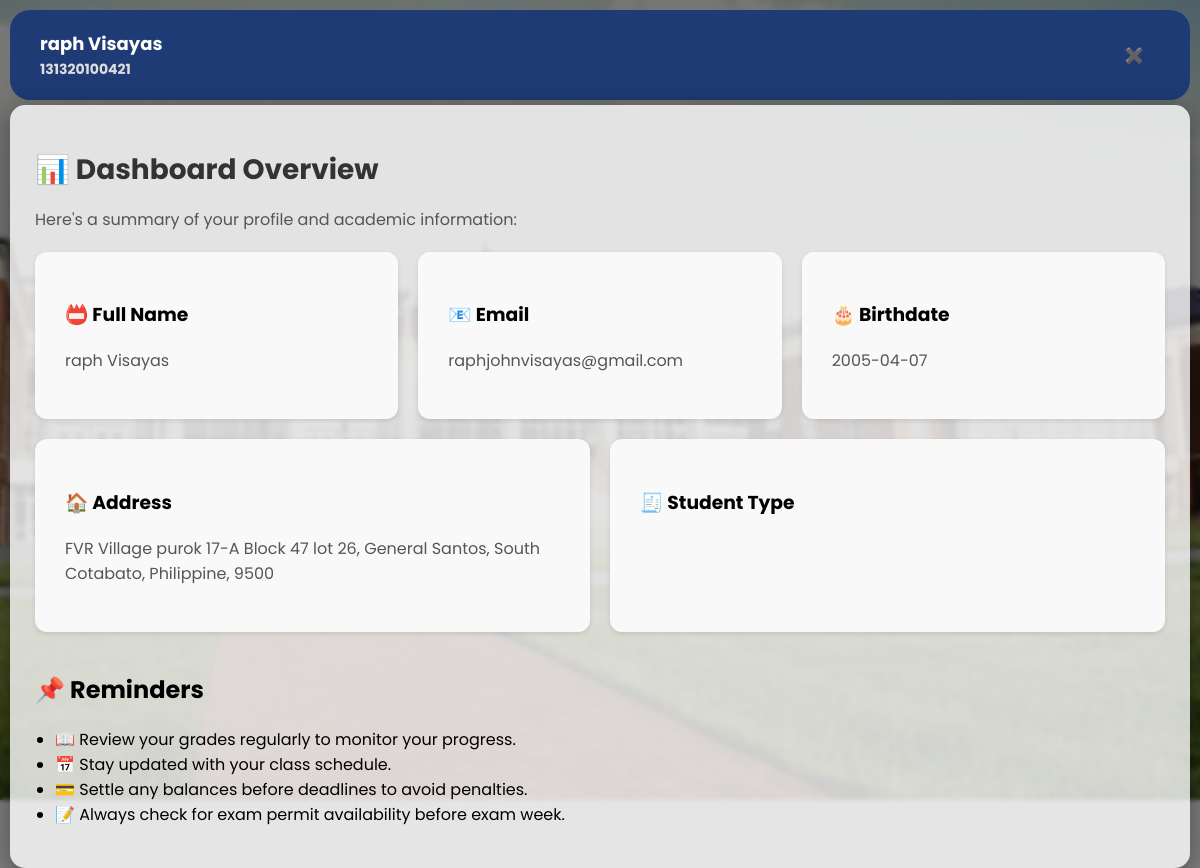
The app's page /overview.php (signed in), older data.
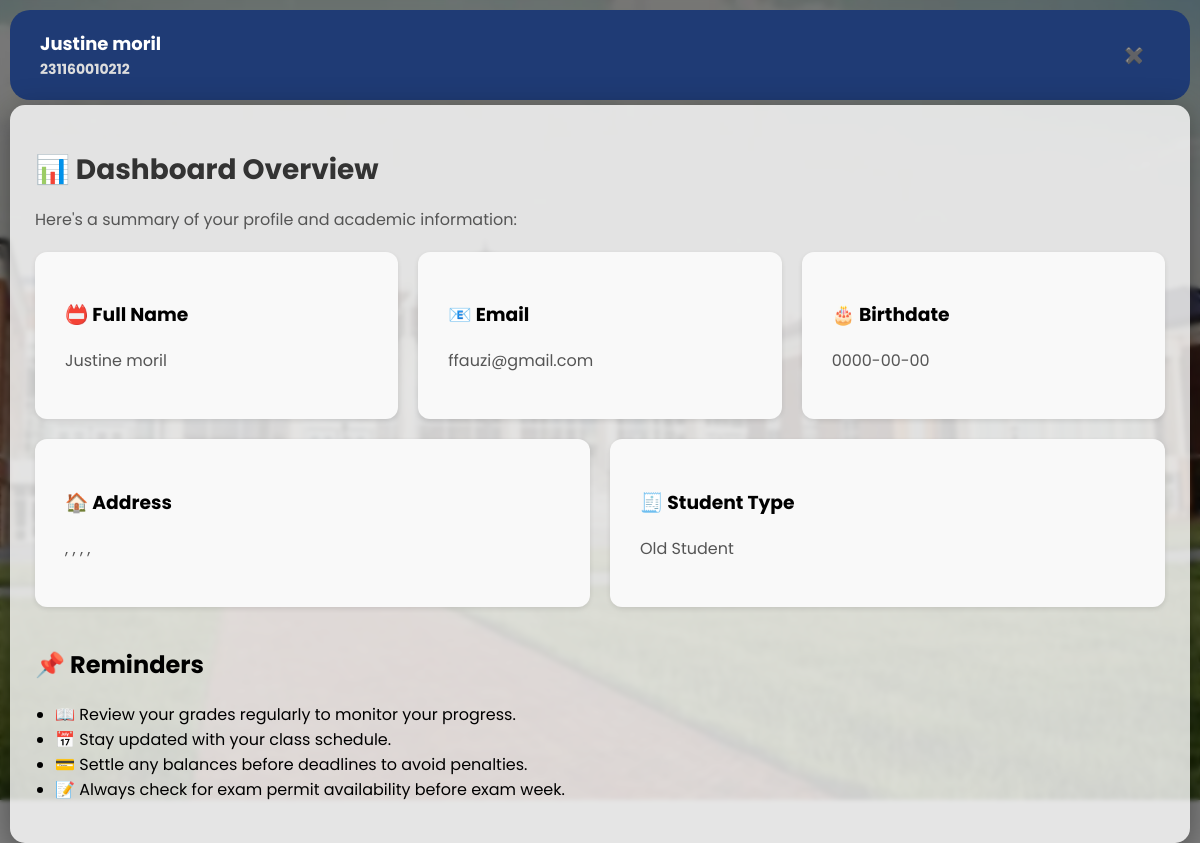
The same page, newer data.
### tables this page shows
CREATE TABLE `students` (
  `id` int(11) NOT NULL,
  `student_type` varchar(50) DEFAULT NULL,
  `fName` varchar(50) DEFAULT NULL,
  `mName` varchar(50) DEFAULT NULL,
  `lName` varchar(50) DEFAULT NULL,
  `extName` varchar(10) DEFAULT NULL,
  `birthdate` date DEFAULT NULL,
  `age` int(11) DEFAULT NULL,
  `place` varchar(100) DEFAULT NULL,
  `student_id` varchar(20) DEFAULT NULL,
  `religion` varchar(50) DEFAULT NULL,
  `gender` varchar(10) DEFAULT NULL,
  `street` varchar(100) DEFAULT NULL,
  `city` varchar(50) DEFAULT NULL,
  `state` varchar(50) DEFAULT NULL,
  `country` varchar(50) DEFAULT NULL,
  `zip` varchar(10) DEFAULT NULL,
  `email` varchar(100) DEFAULT NULL,
  `contactNumber` varchar(20) DEFAULT NULL,
  `strand` varchar(50) DEFAULT NULL,
  `level` varchar(20) DEFAULT NULL,
  `semester` varchar(20) DEFAULT NULL,
  `school_year` varchar(20) DEFAULT NULL,
  `registered_at` timestamp NOT NULL DEFAULT current_timestamp()
);

### overview.php (the view, shortened to what this page needs)
<?php
$student_id = $_SESSION['student_id'];
$mysqli = new mysqli("localhost", "root", "", "student_registration");
$sql = "SELECT * FROM students WHERE student_id = ?";
$stmt = $mysqli->prepare($sql);
$stmt->bind_param("s", $student_id);
$stmt->execute();
$result = $stmt->get_result();
if ($result->num_rows === 1) {
    $student = $result->fetch_assoc();
} else {
    echo "Student record not found.";
    exit();
}
$first_name = $student['fName'];
$last_name = $student['lName'];
$email = $student['email'];
$birthdate = $student['birthdate'];
$address = $student['street'] . ', ' . $student['city'] . ', ' . $student['state'] . ', ' . $student['country'] . ', ' . $student['zip'];
$student_type = $student['student_type'];
?>
<!DOCTYPE html>
<html lang="en">
<head>
    <link rel="stylesheet" href="dashboard.css">
</head>
<body>
    <div class="main-content">
        <div class="header">
            <div class="profile-section">
                <h3><?php echo htmlspecialchars($first_name . " " . $last_name); ?>
                 <p><?php echo htmlspecialchars($student_id); ?></p>
            </div>
            <div class="header-buttons">
                <a href="userdashboard.php" class="back-btn">✖️</a>
            </div>
        </div>
        <div class="dashboard-content">
            <h1>📊 Dashboard Overview</h1>
            <p>Here's a summary of your profile and academic information:</p>
            <div class="overview-section">
                <div class="overview-card">
                    <h3>📛 Full Name</h3>
                    <p><?php echo htmlspecialchars($first_name . ' ' . $last_name); ?></p>
                </div>
                <div class="overview-card">
                    <h3>📧 Email</h3>
                    <p><?php echo htmlspecialchars($email); ?></p>
                </div>
                <div class="overview-card">
                    <h3>🎂 Birthdate</h3>
                    <p><?php echo htmlspecialchars($birthdate); ?></p>
                </div>
                <div class="overview-card">
                    <h3>🏠 Address</h3>
                    <p><?php echo htmlspecialchars($address); ?></p>
                </div>
                <div class="overview-card">
                    <h3>🧾 Student Type</h3>
                    <p><?php echo htmlspecialchars($student_type); ?></p>
                </div>
            </div>
            <div class="reminders">
                <h2>📌 Reminders</h2>
                <ul>
                    <li>📖 Review your grades regularly to monitor your progress.</li>
                    <li>📅 Stay updated with your class schedule.</li>
                    <li>💳 Settle any balances before deadlines to avoid penalties.</li>
                    <li>📝 Always check for exam permit availability before exam week.</li>
                </ul>
            </div>
        </div>
    </div>
</body>
</html>

Row changes from the older to the newer data that the page shows:
removed students: fName+lName "raph Visayas", email "raphjohnvisayas@gmail.com", birthdate "2005-04-07", address "FVR Village purok 17-A Block 47 lot 26, General Santos, South Cotabato, Philippine, 9500"
added students: fName+lName "Justine moril", email "ffauzi@gmail.com", birthdate "0000-00-00", address ", , , ,", student_type "Old Student"
Text that changed along with them:
$student_id: "131320100421" → "231160010212"
